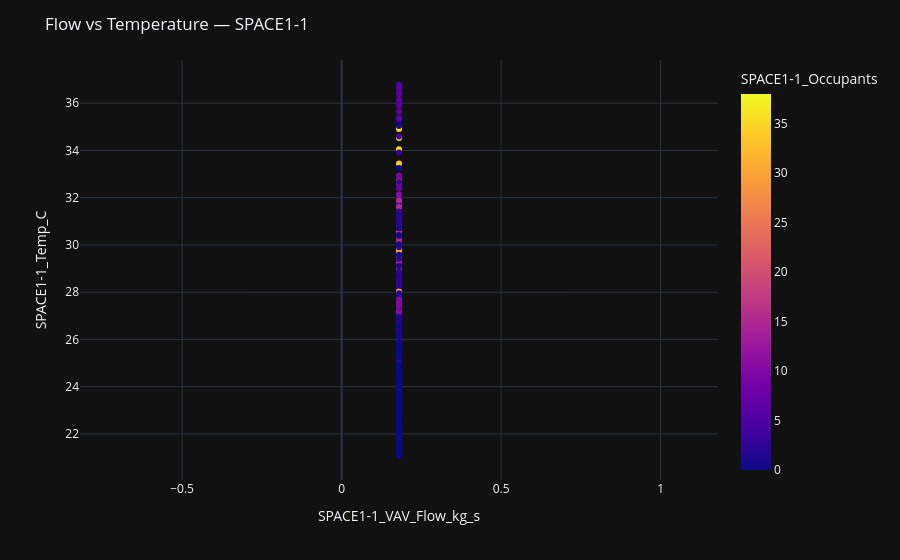

This figure's notebook cell:
### Code cell
# Flow vs Temperature scatter using DataPlotter
DataPlotter.scatter(
    df, x_col=f'{ZONE}_VAV_Flow_kg_s', y_col=f'{ZONE}_Temp_C',
    color_col=f'{ZONE}_Occupants',
    title=f'Flow vs Temperature — {ZONE}'
).show()

### Figure 1 — Plotly figure (JSON) as saved in the notebook; plotly's stock layout.template omitted (floating-point values rounded to 4 significant figures; data arrays with more than 128 entries replaced by an {"elided": "..."} marker saying what was removed)
{"data": [{"hovertemplate": "SPACE1-1_VAV_Flow_kg_s=%{x}<br>SPACE1-1_Temp_C=%{y}<br>SPACE1-1_Occupants=%{marker.color}<extra></extra>", "legendgroup": "", "marker": {"color": {"elided": "768 int values"}, "coloraxis": "coloraxis", "symbol": "circle"}, "mode": "markers", "name": "", "orientation": "v", "showlegend": false, "type": "scatter", "x": {"elided": "768 float values"}, "xaxis": "x", "y": {"elided": "768 float values"}, "yaxis": "y"}], "layout": {"coloraxis": {"colorbar": {"title": {"text": "SPACE1-1_Occupants"}}, "colorscale": [[0, "#0d0887"], [0.1111, "#46039f"], [0.2222, "#7201a8"], [0.3333, "#9c179e"], [0.4444, "#bd3786"], [0.5556, "#d8576b"], [0.6667, "#ed7953"], [0.7778, "#fb9f3a"], [0.8889, "#fdca26"], [1, "#f0f921"]]}, "legend": {"tracegroupgap": 0}, "margin": {"t": 60}, "title": {"text": "Flow vs Temperature — SPACE1-1"}, "xaxis": {"anchor": "y", "domain": [0, 1], "title": {"text": "SPACE1-1_VAV_Flow_kg_s"}}, "yaxis": {"anchor": "x", "domain": [0, 1], "title": {"text": "SPACE1-1_Temp_C"}}}}
